Frame 1 (no input): blank canvas, image omitted
Frame 60 (the mouse pressed at the canvas centre just before this capture): blank canvas, image omitted
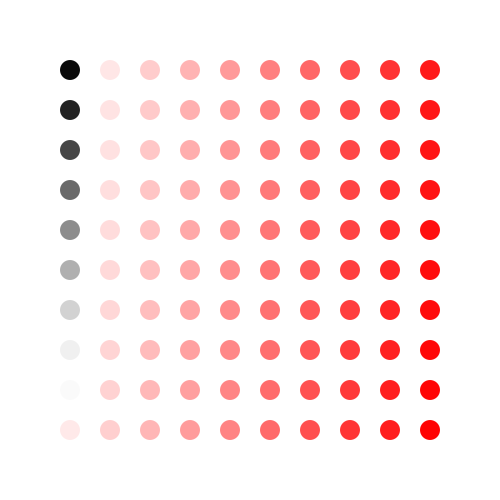
Frame 120 (the mouse held since frame 60 and released just before this capture)

The Processing sketch whose frames 1 and 60 were blank and that drew this single picture after the mouse press (run headless with seeded random() and noise(); from frame 60 on, the mouse is pressed at the canvas centre):

// Processing sketch: processing_152047
// ── processing_152047.pde

void setup(){
  size(500,500);
  noStroke();
}
void draw(){

  int rows,cols;
  int cellSize=20;
  float margin=50;
  float colSpace,rowSpace;
  float greys[]={10,35,70,105,140,175,210,240,250};
  
  background(255); 

  cols=int(float(mouseX)/float(width)*20);
  rows=int(float(mouseY)/float(height)*20);

  colSpace=(width-margin*2)/cols;
  rowSpace=(height-margin*2)/rows;
  
  for(int i=0;i<cols;i++){
    for(int j=0;j<rows;j++){
      if(i*cols+j<greys.length){ //Set fill colour to RED if object number is greater than number of items in array
        fill(greys[i*cols+j]);
      } else {
        fill(255,0,0,255*(i*cols+j)/(rows*cols));
      }
      ellipse(margin+colSpace*(0.5+i),margin+rowSpace*(0.5+j),cellSize,cellSize);
    }
  }
  println(colSpace,rowSpace,cellSize,mouseX,mouseY,cols,rows);
}
